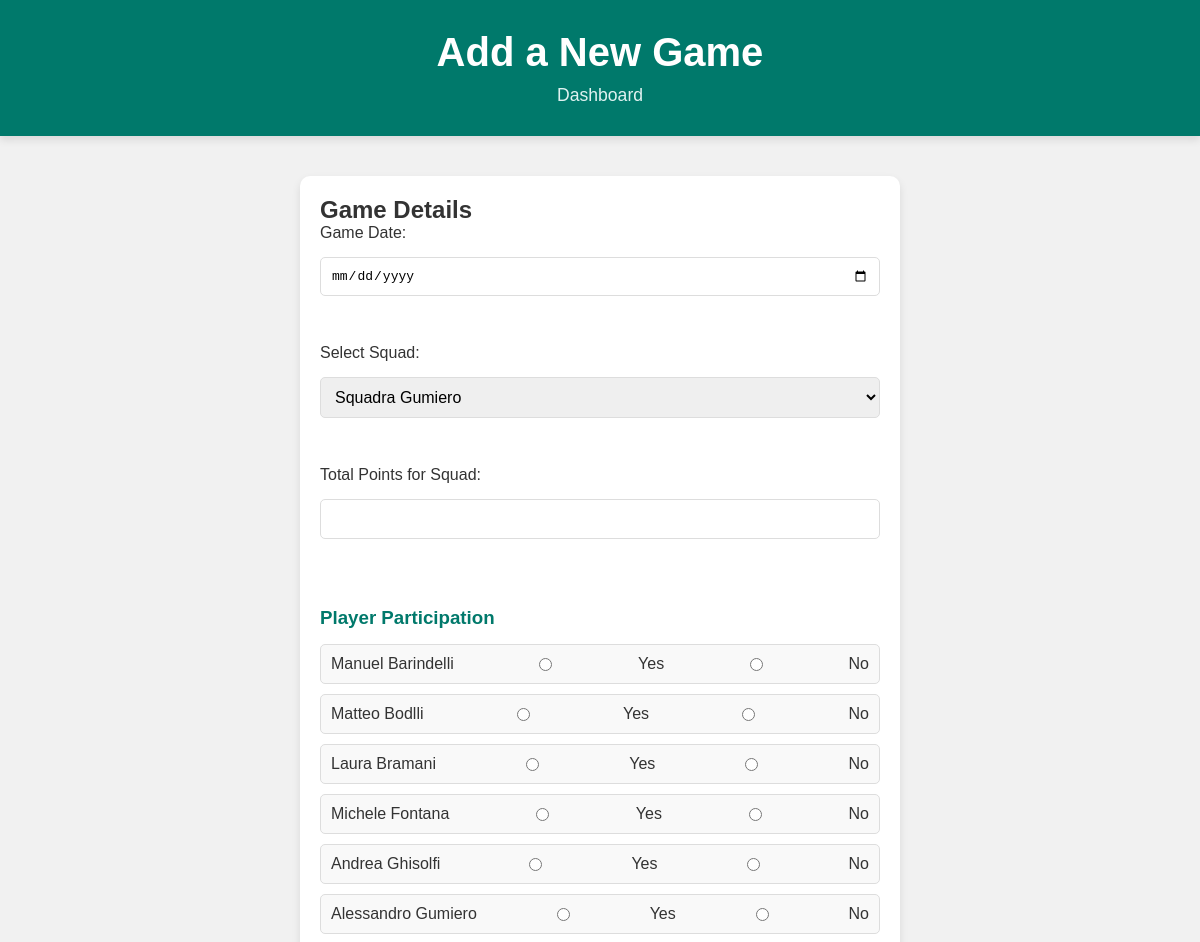
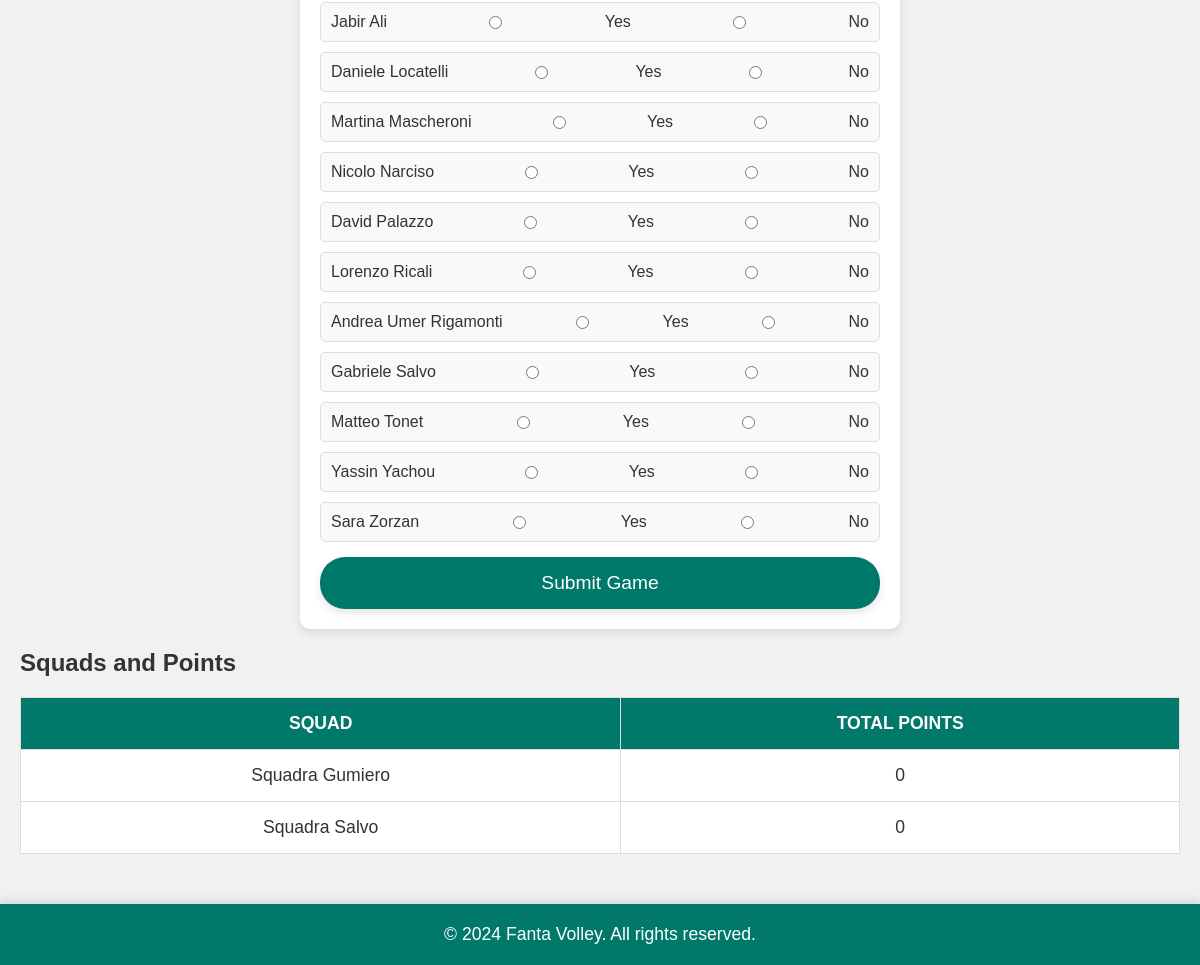
The app's page /add_game with its own data (2 pictures, top to bottom).
### app.py (models this page shows)
class Student(db.Model):
    id = db.Column(db.Integer, primary_key=True)
    name = db.Column(db.String(100), nullable=False)
    squad_id = db.Column(db.Integer, db.ForeignKey('squad.id'), nullable=False)
    played = db.Column(db.Boolean, default=False)
    total_points = db.Column(db.Integer, default=0)
    squad = db.relationship('Squad', backref='students')

class Squad(db.Model):
    id = db.Column(db.Integer, primary_key=True)
    name = db.Column(db.String(50), nullable=False)
    total_points = db.Column(db.Integer, default=0)

### app.py (the view, shortened to what this page needs)
@app.route('/add_game', methods=['GET', 'POST'])
def add_game():
    squads = Squad.query.all()
    students = Student.query.all()
    return render_template('add_game.html', squads=squads, students=students)

### templates/add_game.html (shortened to what this page needs)
<!DOCTYPE html>
<html lang="en">
<head>
    <link rel="stylesheet" href="{{ url_for('static', filename='styles.css') }}">
</head>
<body>
    <header>
        <h1>Add a New Game</h1>
        <nav>
            <a href="{{ url_for('dashboard') }}">Dashboard</a>
        </nav>
    </header>
    <main>
        <section class="form-section">
            <h2>Game Details</h2>
            <form action="{{ url_for('add_game') }}" method="POST" class="form-container">
                <label for="date">Game Date:</label>
                <input type="date" name="date" required><br>
                <label for="squad">Select Squad:</label>
                <select name="squad" required>
                    <option value="1">Squadra Gumiero</option>
                </select><br>
                <label for="points">Total Points for Squad:</label>
                <input type="number" name="points" min="0" required><br>
                <h3>Player Participation</h3>
                <div class="player-list">
                    {% for student in students %}
                        <div class="player-entry">
                            <label>{{ student.name }}</label>
                            <input type="radio" name="played_{{ student.id }}" value="yes" required> Yes
                            <input type="radio" name="played_{{ student.id }}" value="no" required> No
                        </div>
                    {% endfor %}
                </div>
                <button type="submit">Submit Game</button>
            </form>
        </section>
        <section class="squad-section">
            <h2>Squads and Points</h2>
            <table>
                <thead>
                    <tr>
                        <th>Squad</th>
                        <th>Total Points</th>
                    </tr>
                </thead>
                <tbody>
                    {% for squad in squads %}
                    <tr>
                        <td>{{ squad.name }}</td>
                        <td>{{ squad.total_points }}</td>
                    </tr>
                    {% endfor %}
                </tbody>
            </table>
        </section>
    </main>
    <footer>
        <p>&copy; 2024 Fanta Volley. All rights reserved.</p>
    </footer>
</body>
</html>

### static/styles.css (style rules this page uses)
* { margin: 0; padding: 0; box-sizing: border-box; }
body { font-family: 'Arial', sans-serif; color: #333; background-color: #f1f1f1; display: flex; flex-direction: column; min-height: 100vh; margin: 0; }
header { background-color: #00796b; color: #fff; padding: 30px; text-align: center; box-shadow: 0 4px 8px rgba(0, 0, 0, 0.1); }
header h1 { font-size: 2.5em; font-weight: 600; margin-bottom: 10px; }
header nav a { color: #e0f2f1; text-decoration: none; margin: 0 15px; font-size: 1.1em; }
main { padding: 20px; flex: 1; }
.form-section { background-color: #fff; padding: 20px; margin: 20px auto; border-radius: 10px; box-shadow: 0 4px 8px rgba(0, 0, 0, 0.1); max-width: 600px; }
.form-container { display: flex; flex-direction: column; gap: 15px; }
.form-container input, .form-container select { padding: 10px; font-size: 1em; border: 1px solid #ddd; border-radius: 5px; }
h3 { margin-top: 20px; color: #00796b; }
.player-list { display: flex; flex-direction: column; gap: 10px; }
.player-entry { display: flex; align-items: center; justify-content: space-between; padding: 10px; border: 1px solid #ddd; border-radius: 5px; background-color: #f9f9f9; }
table { width: 100%; border-collapse: collapse; margin-top: 20px; }
table th, table td { border: 1px solid #ddd; padding: 15px; text-align: center; font-size: 1.1em; transition: background-color 0.3s ease, transform 0.2s ease; }
table th { background-color: #00796b; color: #fff; font-weight: 600; text-transform: uppercase; }
table tbody tr:nth-child(even) { background-color: #f9f9f9; }
table td { background-color: #fff; }
button { background-color: #00796b; color: #fff; padding: 15px 25px; border: none; border-radius: 25px; font-size: 1.2em; cursor: pointer; box-shadow: 0 4px 8px rgba(0, 0, 0, 0.1); transition: background-color 0.3s ease, transform 0.3s ease; }
footer { background-color: #00796b; color: #fff; text-align: center; padding: 20px; font-size: 1.1em; margin-top: 30px; box-shadow: 0 -4px 8px rgba(0, 0, 0, 0.1); }

### records on screen
Student: name "Manuel Barindelli"
Student: name "Matteo Bodlli"
Student: name "Laura Bramani"
Student: name "Michele Fontana"
Student: name "Andrea Ghisolfi"
Student: name "Alessandro Gumiero"
Student: name "Jabir Ali"
Student: name "Daniele Locatelli"
Student: name "Martina Mascheroni"
Student: name "Nicolo Narciso"
Student: name "David Palazzo"
Student: name "Lorenzo Ricali"
Student: name "Andrea Umer Rigamonti"
Student: name "Gabriele Salvo"
Student: name "Matteo Tonet"
Student: name "Yassin Yachou"
Student: name "Sara Zorzan"
Squad: name "Squadra Gumiero", total_points "0"
Squad: name "Squadra Salvo", total_points "0"
